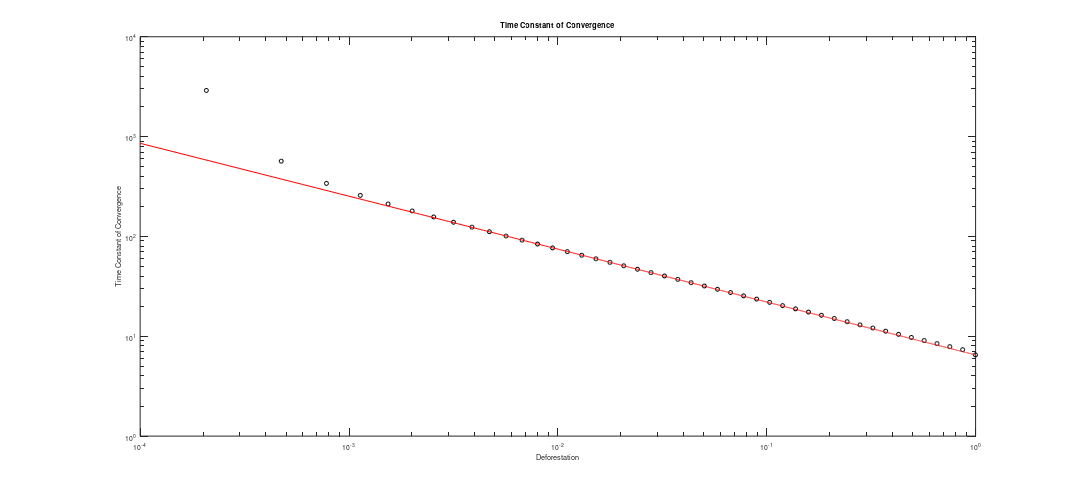

The MATLAB script that drew this image:
clear; clc;
close all;
load('DynamicResults1.5zoom.mat');

zeropoint = -0.48755;

defoValues = defoValues - zeropoint;

% plot(defoValues,convergedT,'.k')
% xlabel('Deforestation');
% ylabel('Tree Cover');
% title('Converged Tree Cover')
% r = 100; % pixels per inch
% set(gcf, 'PaperUnits', 'inches', 'PaperPosition', [0 0 2200 1000]/r);
% print(gcf,'-dpng',sprintf('-r%d',r), 'Tconv.png');
% 
% figure;
% plot(defo,T,'.k')
% xlabel('Deforestation');
% ylabel('Tree Cover');
% title('All Tree Cover Values')
% r = 100; % pixels per inch
% set(gcf, 'PaperUnits', 'inches', 'PaperPosition', [0 0 2200 1000]/r);
% print(gcf,'-dpng',sprintf('-r%d',r), 'allT.png');
% 
% 
% figure;
% plot(Time,T,'.k')
% xlabel('Time Point');
% ylabel('Tree Cover');
% title('Time Series')
% r = 100; % pixels per inch
% set(gcf, 'PaperUnits', 'inches', 'PaperPosition', [0 0 2200 1000]/r);
% print(gcf,'-dpng',sprintf('-r%d',r), 'timeSeries.png');


figure;
loglog(-defoValues,timeConstants,'ok')
hold on
plot(1e-4:1e-4:1,6.5.*(1e-4:1e-4:1).^(-0.53),'-r')
xlabel('Deforestation');
ylabel('Time Constant of Convergence');
title('Time Constant of Convergence')
r = 100; % pixels per inch
set(gcf, 'PaperUnits', 'inches', 'PaperPosition', [0 0 2200 1000]/r);
print(gcf,'-dpng',sprintf('-r%d',r), 'timeConstants.png');






